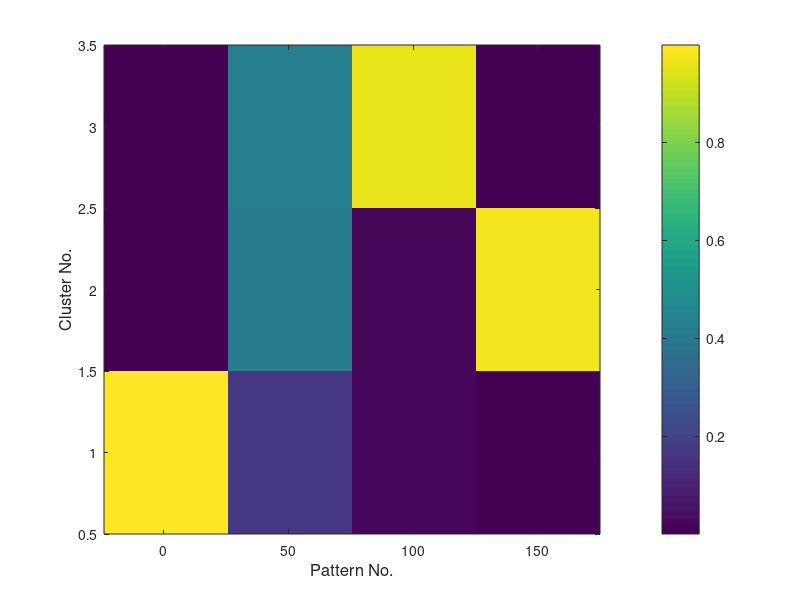

Write the MATLAB code that produced this figure.
clc;clear;
% 创建模拟数据用于演示
load fisheriris;  % 加载Iris数据集
data = meas';
n = size(data, 2);  % 样本数 = 150
c = 3;  % 聚类数

% 随机生成隶属度矩阵用于演示（实际应用时替换为你的FCM结果）
% U = rand(c, n);
% U = U ./ sum(U, 1);  % 归一化，使每列和为1

% load U.mat
% U = U';

optionsFCM = [2, 50, 1e-5, 0];
[VFCM, U, obj_fcn] = fcm(data, 3, optionsFCM);

% 绘制隶属度矩阵
figure;
imagesc(1:n, 1:c, U);
colorbar;

% 设置坐标轴标签
xlabel('Pattern No.', 'FontSize', 12);
ylabel('Cluster No.', 'FontSize', 12);


% 设置坐标轴方向
axis xy;  % 确保坐标原点在左下角
